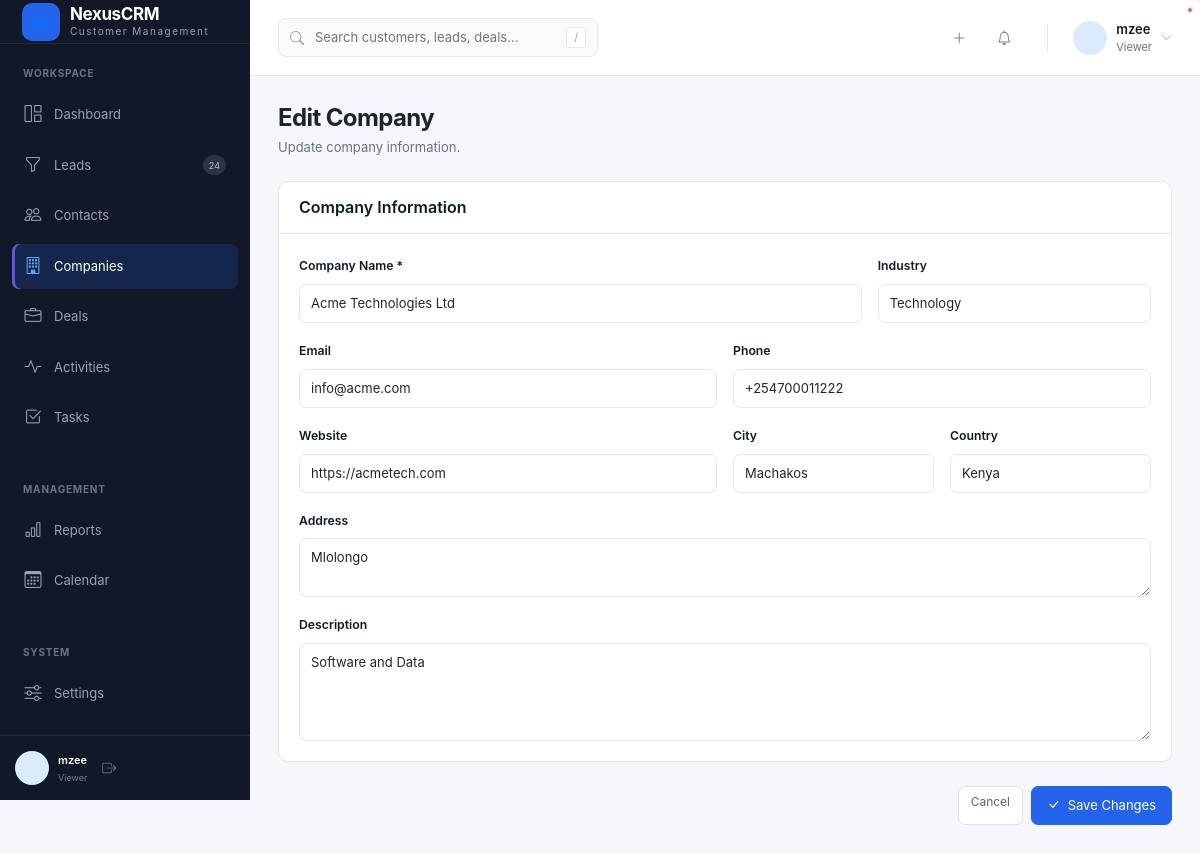
The page /companies/1/edit/ (signed in) on the database as committed earlier.
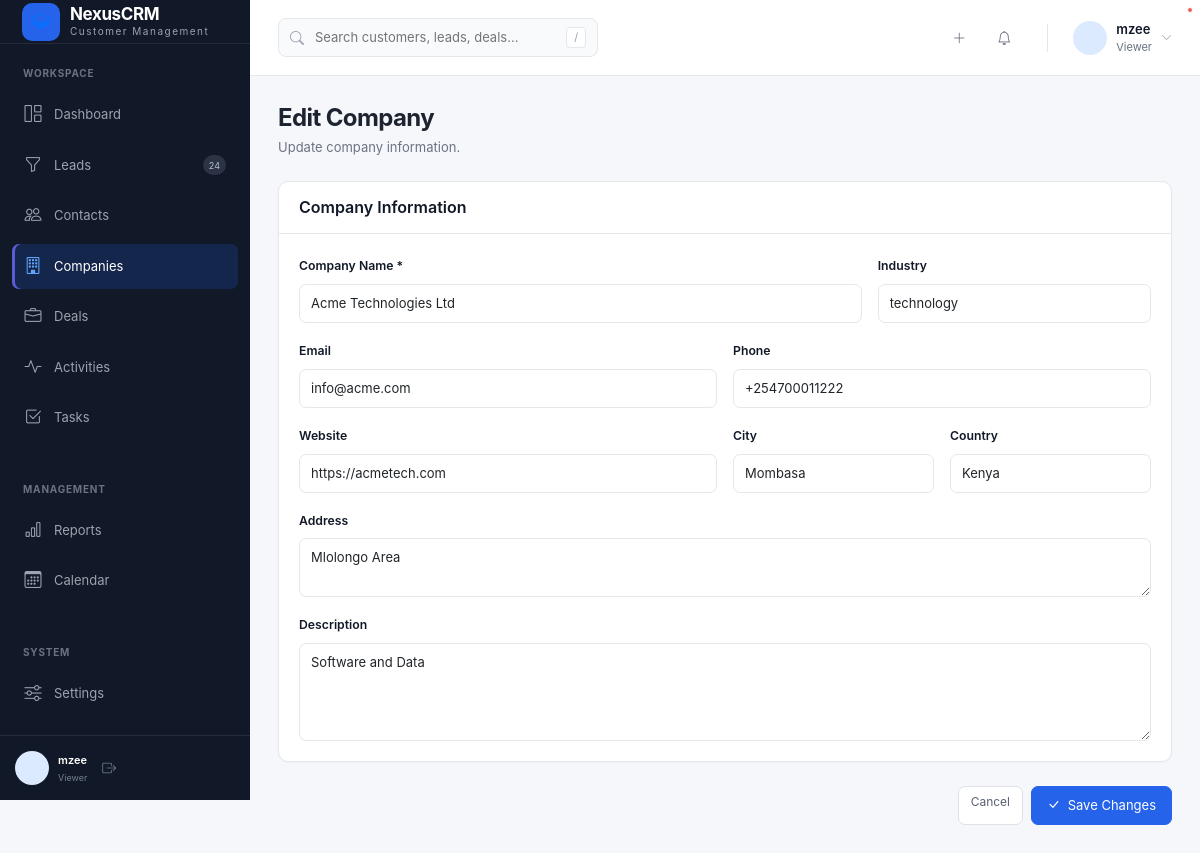
The same page on the database as committed later.
### crmApp/models.py (models this page shows, shortened)
class Company(models.Model):
    INDUSTRY_CHOICES = [
        ("technology", "Technology"),
        ("finance", "Finance"),
        ("healthcare", "Healthcare"),
        ("education", "Education"),
        ("retail", "Retail"),
        ("manufacturing", "Manufacturing"),
        ("real_estate", "Real Estate"),
        ("hospitality", "Hospitality"),
        ("other", "Other"),
    ]
    name = models.CharField(max_length=200)
    industry = models.CharField(
        max_length=50,
        choices=INDUSTRY_CHOICES,
        blank=True
    )
    website = models.URLField(blank=True)
    email = models.EmailField(blank=True)
    phone = models.CharField(max_length=50, blank=True)
    address = models.TextField(blank=True)
    city = models.CharField(max_length=100, blank=True)
    country = models.CharField(max_length=100, blank=True)
    description = models.TextField(blank=True)
    owner = models.ForeignKey(
        User,
        on_delete=models.SET_NULL,
        null=True,
        blank=True,
        related_name="owned_companies"
    )
    created_at = models.DateTimeField(auto_now_add=True)
    updated_at = models.DateTimeField(auto_now=True)
    class Meta:
        ordering = ["name"]

### crmApp/views.py (the view, shortened to what this page needs)
# urls.py: path("companies/<int:pk>/edit/", views.company_edit,name="company_edit"),
@login_required
def company_edit(request, pk):
    company = get_object_or_404(
        Company,
        pk=pk
    )
    return render(
        request,
        "crmApp/companies/company_form.html",
        {"company": company}
    )

### crmApp/models.py (called while the page is built)
    @property
    def role_display(self):
        return self.get_role_display()

### templates/crmApp/companies/company_form.html (shortened to what the changed rows need)
{% extends "crmApp/base.html" %}
{% block content %}
<div class="page-header">
    <div>
        <h1 class="page-title">
            {% if company %}
                Edit Company
            {% else %}
                Add Company
            {% endif %}
        </h1>
    </div>
</div>
<form method="POST">
    <div class="crm-card mb-4">
        <div class="crm-card-body">
            <div class="row g-3">
                <div class="col-md-8">
                    <label class="form-label small fw-semibold">
                        Company Name *
                    </label>
                    <input
                        type="text"
                        name="name"
                        class="form-control crm-form-control"
                        value="{{ company.name|default:'' }}"
                        required
                    >
                </div>
                <div class="col-md-4">
                    <label class="form-label small fw-semibold">
                        Industry
                    </label>
                    <input
                        type="text"
                        name="industry"
                        class="form-control crm-form-control"
                        value="{{ company.industry|default:'' }}"
                        placeholder="e.g. Technology"
                    >
                </div>
                <div class="col-md-6">
                    <label class="form-label small fw-semibold">
                        Email
                    </label>
                    <input
                        type="email"
                        name="email"
                        class="form-control crm-form-control"
                        value="{{ company.email|default:'' }}"
                    >
                </div>
                <div class="col-md-6">
                    <label class="form-label small fw-semibold">
                        Phone
                    </label>
                    <input
                        type="text"
                        name="phone"
                        class="form-control crm-form-control"
                        value="{{ company.phone|default:'' }}"
                    >
                </div>
                <div class="col-md-6">
                    <label class="form-label small fw-semibold">
                        Website
                    </label>
                    <input
                        type="url"
                        name="website"
                        class="form-control crm-form-control"
                        value="{{ company.website|default:'' }}"
                        placeholder="https://example.com"
                    >
                </div>
                <div class="col-md-3">
                    <label class="form-label small fw-semibold">
                        City
                    </label>
                    <input
                        type="text"
                        name="city"
                        class="form-control crm-form-control"
                        value="{{ company.city|default:'' }}"
                    >
                </div>
                <div class="col-md-3">
                    <label class="form-label small fw-semibold">
                        Country
                    </label>
                    <input
                        type="text"
                        name="country"
                        class="form-control crm-form-control"
                        value="{{ company.country|default:'' }}"
                    >
                </div>
                <div class="col-12">
                    <label class="form-label small fw-semibold">
                        Address
                    </label>
                    <textarea
                        name="address"
                        class="form-control crm-form-control"
                        rows="2"
                    >{{ company.address|default:'' }}</textarea>
                </div>
                <div class="col-12">
                    <label class="form-label small fw-semibold">
                        Description
                    </label>
                    <textarea
                        name="description"
                        class="form-control crm-form-control"
                        rows="4"
                        placeholder="Add notes about this company..."
                    >{{ company.description|default:'' }}</textarea>
                </div>
            </div>
        </div>
    </div>
</form>
{% endblock %}

Rows that differ between the two databases and show on the page:
changed Company "Acme Technologies Ltd": industry "Technology" → "technology"; city "Machakos" → "Mombasa"; address "Mlolongo" → "Mlolongo Area"
